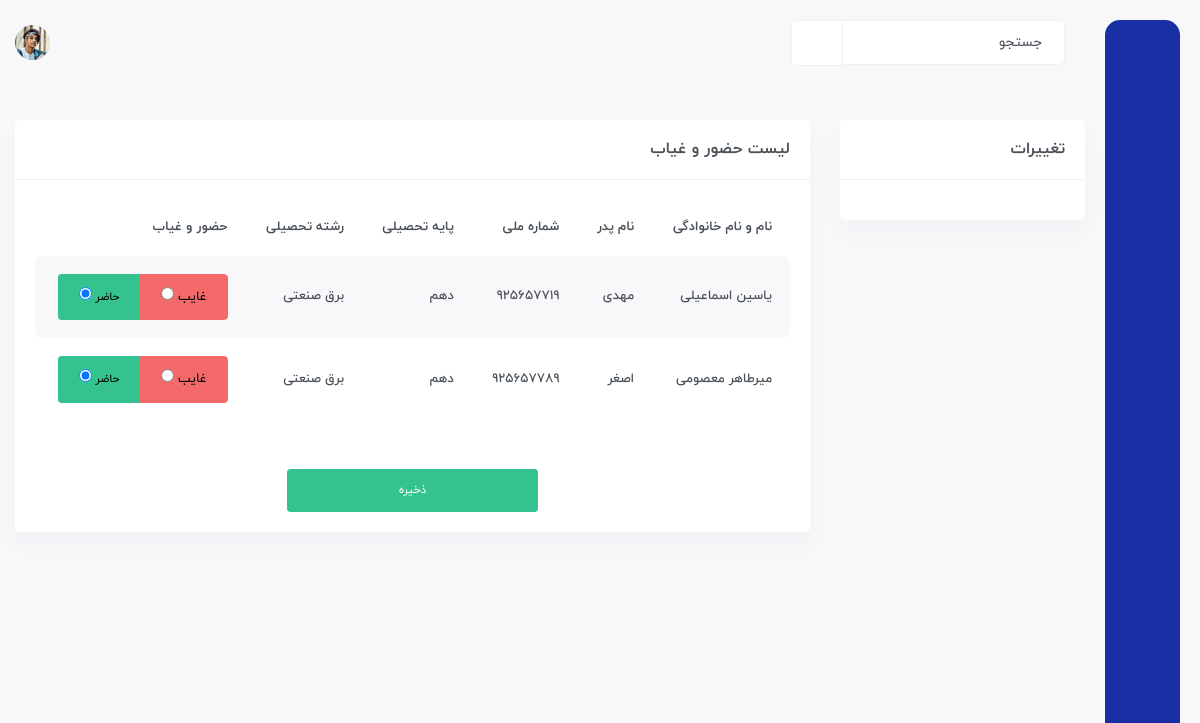
/attendance/100/ (signed in), run on the app's committed database.
### Student/models.py (models this page shows, shortened)
class Student(models.Model):
    full_name = models.CharField(max_length=200)
    father_name = models.CharField(max_length=100)
    id_code = models.IntegerField(unique=True)
    class_id = models.ForeignKey(Class, on_delete=models.CASCADE)
    reshte = models.ForeignKey(Reshte, on_delete=models.CASCADE)
    level = models.CharField(choices=LEVEL, max_length=8)
    level_up = models.BooleanField(default=False)
    date = models.DateField()
    usn = models.CharField(primary_key=True, max_length=200)
    objects = Manager()

class Reshte(models.Model):
    name = models.CharField(max_length=100)
    def __str__(self):
        return self.name

### Student/views.py (the view)
class AttendanceView(LoginRequiredMixin, generic.View):
    login_url = 'account:login'
    template_name = 'attendance.html'
    def get(self, request, *args, **kwargs):
        assign_class_id = kwargs.get('assign_class_id')
        assc = get_object_or_404(models.AttendanceClass, assign__class_id__number=assign_class_id)
        ass = assc.assign
        c = ass.class_id
        attendance = models.Attendance.objects.filter(student__class_id__number=assign_class_id, date=assc.date)
        context = {
            'ass': ass,
            'c': c,
            'assc': assc,
            'attendance': attendance
        }
        return render(request, self.template_name, context)

### templates/attendance.html (shortened to what this page needs)
{% extends 'base.html' %}
{% load static %}
{% block body %}
	<div id="main-wrapper">
	    <div class="content-body">
		<div class="container">
		    <div class="row">
			<div class="col-xxl-3 col-xl-3">
			    <div class="card">
				<div class="card-header">
				    <h4 class="card-title">تغییرات</h4>
				</div>
				<div class="card-body">
				</div>
			    </div>
			</div>
			<div class="col-xxl-9 col-xl-9">
			    <div class="card">
				<div class="card-header">
				    <h4 class="card-title">لیست حضور و غیاب</h4>
				</div>
				{% if c.student_set.all %}
				<div class="card-body">
				    <div class="table-responsive transaction-table">
						<form action="{% url 'student:confirm' assc.assign.class_id.number %}" method="POST">
							<table class="table table-striped responsive-table">
								<thead>
								<tr>
									<th>نام و نام خانوادگی</th>
									<th>نام پدر</th>
									<th>شماره ملی</th>
									<th>پایه تحصیلی</th>
									<th>رشته تحصیلی</th>
									<th>حضور و غیاب</th>
								</tr>
								</thead>
								<tbody>
								{% for s in c.student_set.all %}
								<tr>
									<td>{{ s.full_name }}</td>
									<td>{{ s.father_name }}</td>
									<td>{{ s.id_code }}</td>
									<td>{{ s.level }}</td>
									<td>{{ s.reshte }}</td>
									<td>
										<div class="btn-group btn-group-toggle" data-toggle="buttons" dir="ltr">
											<label class="btn btn-outline-success btn-sm active">
												<input type="radio" name="{{ s.usn }}" id="option1" autocomplete="off" value="present" checked> حاضر
											</label>
											<label class="btn btn-outline-danger active btdn-sm">
												<input type="radio" name="{{ s.usn }}" id="option2" onclick="javascript:showtext();" autocomplete="off" value="absent"> غایب
											</label>
                                  		</div>
									</td>
								</tr>
								{% endfor %}
								</tbody>
							</table>
							<div class="d-flex justify-content-center">
								<button class="btn btn-success btn-sm col-4 mt-5">ذخیره</button>
							</div>
						</form>
				    </div>
				</div>
			    </div>
				{% else %}
					هیچ دانش آموزی در این کلاس وجود ندارد
				{% endif %}
			</div>
		    </div>
		</div>
	    </div>
	</div>
{% endblock %}

### data on the page
Student: full_name "یاسین اسماعیلی", father_name "مهدی", id_code "925657719", level "دهم", reshte "برق صنعتی"
Student: full_name "میرطاهر معصومی", father_name "اصغر", id_code "925657789", level "دهم", reshte "برق صنعتی"
